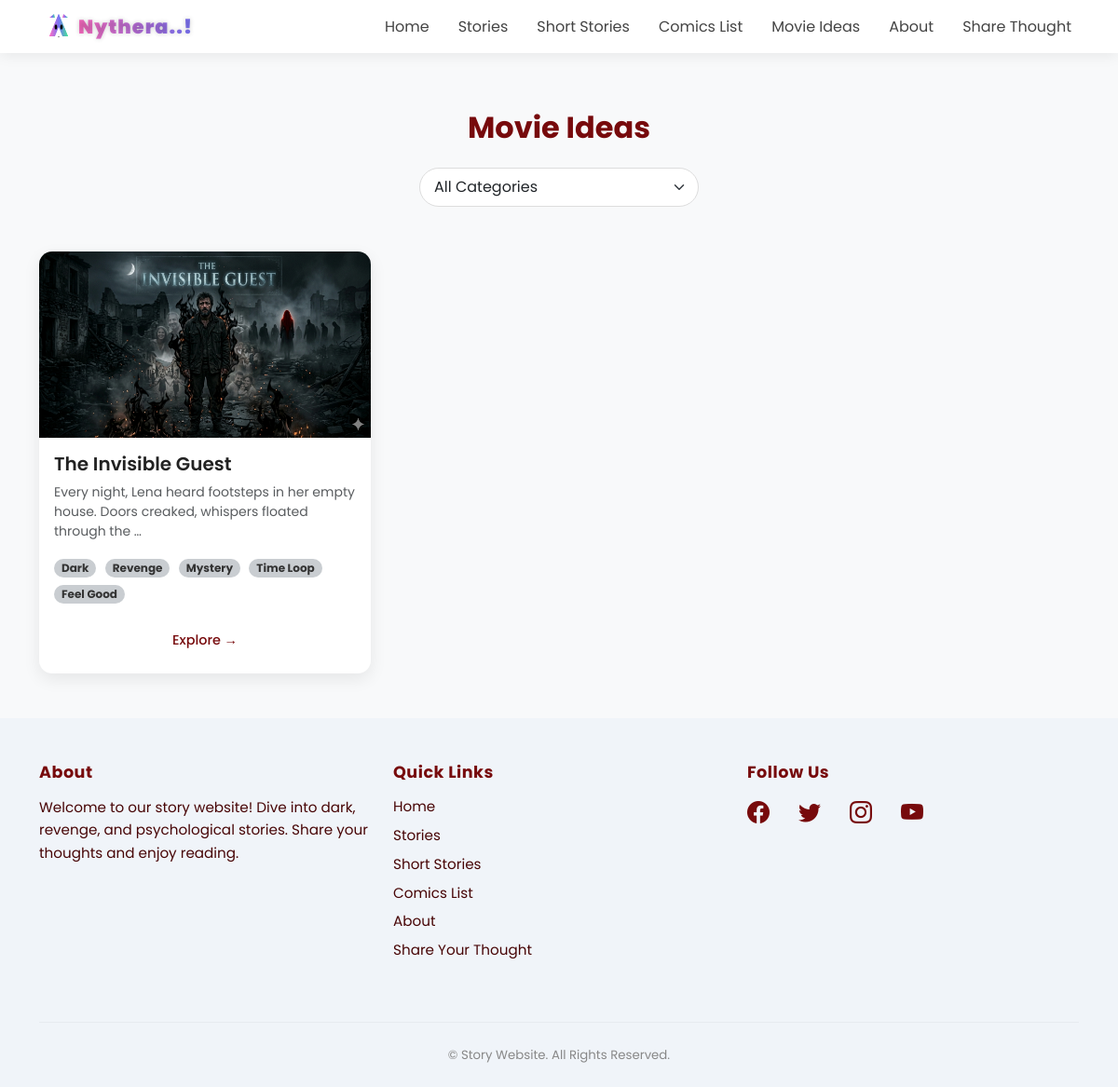
The app's page /movie-ideas/ with its own data.
### story_blog/models.py (models this page shows, shortened)
class MovieIdea(models.Model):
    title = models.CharField(max_length=200)
    concept = models.TextField()
    description = models.TextField()
    image = models.ImageField(upload_to='movie_ideas/', blank=True, null=True)
    categories = models.ManyToManyField('Category', blank=True)  # ✅ ADD THIS
    created_at = models.DateTimeField(auto_now_add=True)
    slug = models.SlugField(unique=True)

class Category(models.Model):
    name=models.CharField(max_length=100)

### story_blog/views.py (the view)
# urls.py: path('movie-ideas/', movie_ideas_list, name='movie_ideas_list'),
def movie_ideas_list(request):
    ideas = MovieIdea.objects.all().order_by('-created_at')
    categories = Category.objects.all()
    category_id = request.GET.get('category')
    if category_id:
        ideas = ideas.filter(categories__id=category_id)
    return render(request, 'movie_ideas_list.html', {
        'ideas': ideas,
        'categories': categories
    })

### story_blog/templates/movie_ideas_list.html (shortened to what this page needs)
{% extends "base/theme.html" %}
{% block content %}
<div class="container my-5">
    <h2 class="text-center fw-bold mb-4 title">Movie Ideas</h2>
    <form method="GET" class="d-flex justify-content-center mb-5">
        <select name="category" class="form-select filter-dropdown" onchange="this.form.submit()">
            <option value="">All Categories</option>
        </select>
    </form>
    <div class="row g-4">
        {% for idea in ideas %}
        <div class="col-md-4">
            <div class="idea-card h-100">
                {% if idea.image %}
                <div class="img-box">
                    <img src="{{ idea.image.url }}">
                </div>
                {% endif %}
                <div class="p-3 d-flex flex-column">
                    <h5 class="fw-semibold mb-2">{{ idea.title }}</h5>
                    <p class="text-muted small mb-3">
                        {{ idea.concept|truncatewords:15 }}
                    </p>
                    <div class="mb-3">
                        {% for cat in idea.categories.all %}
                            <span class="badge story-badge">{{ cat.name }}</span>
                        {% endfor %}
                    </div>
                    <a href="{% url 'movie_idea_detail' idea.slug %}" class="read-btn mt-auto">
                        Explore →
                    </a>
                </div>
            </div>
        </div>
        {% empty %}
            <p class="text-center text-muted">No ideas available</p>
        {% endfor %}
    </div>
</div>
{% endblock %}

### story_blog/templates/base/theme.html (style rules this page uses)
body { padding-top: 70px; font-family: 'Poppins', sans-serif; background-color: #f8f9fa; color: #222; }
h2, h3, h4 { font-weight: 600; }

### story_blog/templates/movie_ideas_list.html (style rules this page uses)
.title { color: #770a0c; }
.filter-dropdown { max-width: 300px; border-radius: 25px; padding: 8px 15px; border: 1px solid #ddd; }
.idea-card { background: #fff; border-radius: 14px; overflow: hidden; transition: 0.3s; box-shadow: 0 6px 18px rgba(0,0,0,0.08); }
.img-box { width: 100%; height: 200px; overflow: hidden; }
.img-box img { width: 100%; height: 100%; object-fit: cover; }
.story-badge { background-color: #c9cdd1; color: #333; font-size: 0.75rem; margin-right: 5px; margin-bottom: 5px; padding: 4px 8px; border-radius: 10px; }
.read-btn { background-color: #fff; color: #770a0c; font-size: 0.9rem; font-weight: 500; padding: 8px 14px; border-radius: 25px; text-decoration: none; text-align: center; transition: background 0.3s, transform 0.3s; }

### records on screen
MovieIdea: image (picture), title "The Invisible Guest", concept "Every night, Lena heard footsteps in her empty house. Doors creaked, whispers floated through the …"
Category: name "Dark"
Category: name "Revenge"
Category: name "Mystery"
Category: name "Time Loop"
Category: name "Feel Good"
